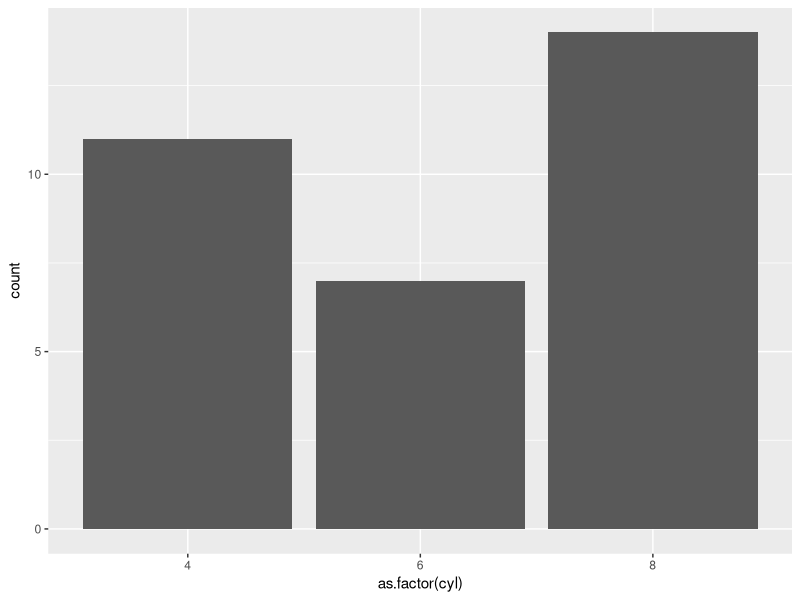
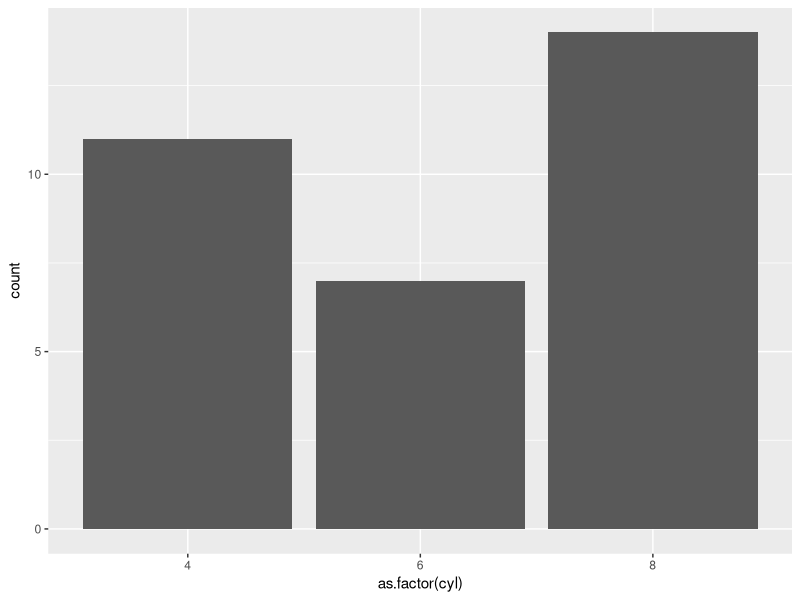
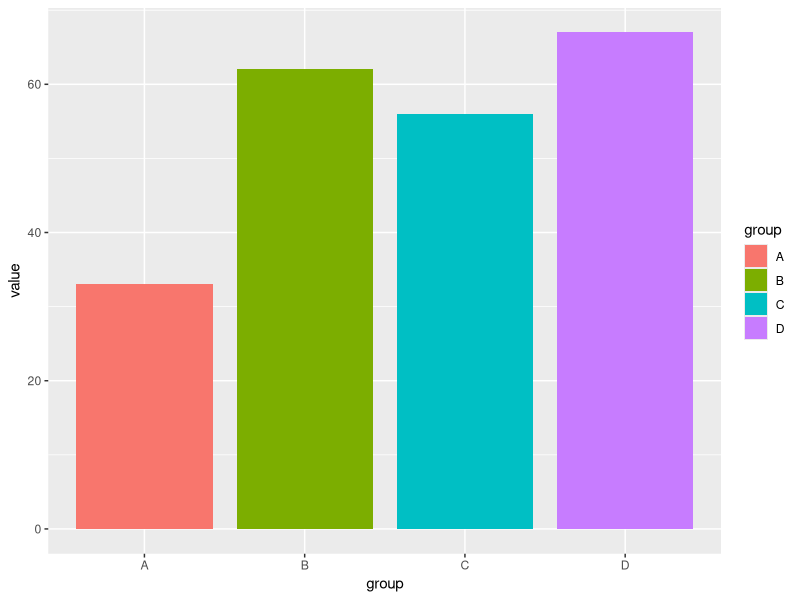

These charts were generated, in order, by the following R code:
# Parte 5.2
# Plotando Gráficos com ggplot2

setwd("D:/Estudo/Tecnologias/BI/PowerBI/Cap12/R/ini-R/Export-RFiles")
getwd()

library(ggplot2)
View(mtcars)

ggplot(mtcars, aes(x = as.factor(cyl))) + 
  geom_bar()

# Customizando cores
ggplot(mtcars, aes(x = as.factor(cyl))) + 
  geom_bar() + 
  scale_fill_manual(values = c("red", "green", "yellow"))


dados = data.frame(group = c("A", "B", "C", "D"), value = c(33, 62, 56, 67))
View(dados)

ggplot(dados, aes(x = group, y = value, fill = group)) +
  geom_bar(width = 0.85, stat = "identity")
